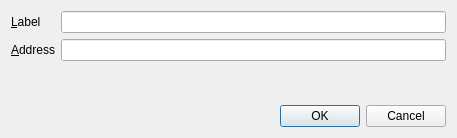
<?xml version="1.0" encoding="UTF-8"?>
<ui version="4.0">
 <class>EditAddressDialog</class>
 <widget class="QDialog" name="EditAddressDialog">
  <property name="geometry">
   <rect>
    <x>0</x>
    <y>0</y>
    <width>457</width>
    <height>138</height>
   </rect>
  </property>
  <property name="windowTitle">
   <string>Edit Address</string>
  </property>
  <layout class="QVBoxLayout" name="verticalLayout">
   <item>
    <layout class="QFormLayout" name="formLayout">
     <property name="fieldGrowthPolicy">
      <enum>QFormLayout::AllNonFixedFieldsGrow</enum>
     </property>
     <item row="0" column="0">
      <widget class="QLabel" name="label">
       <property name="text">
        <string>&amp;Label</string>
       </property>
       <property name="buddy">
        <cstring>labelEdit</cstring>
       </property>
      </widget>
     </item>
     <item row="0" column="1">
      <widget class="QLineEdit" name="labelEdit">
       <property name="toolTip">
        <string>The label associated with this address list entry</string>
       </property>
      </widget>
     </item>
     <item row="1" column="0">
      <widget class="QLabel" name="label_2">
       <property name="text">
        <string>&amp;Address</string>
       </property>
       <property name="buddy">
        <cstring>addressEdit</cstring>
       </property>
      </widget>
     </item>
     <item row="1" column="1">
      <widget class="QValidatedLineEdit" name="addressEdit">
       <property name="toolTip">
        <string>The address associated with this address list entry. This can only be modified for sending addresses.</string>
       </property>
      </widget>
     </item>
     <item row="2" column="1">
      <widget class="QLabel" name="errorMessage">
       <property name="styleSheet">
        <string notr="true">color:red;</string>
       </property>
       <property name="text">
        <string/>
       </property>
      </widget>
     </item>
    </layout>
   </item>
   <item>
    <widget class="QDialogButtonBox" name="buttonBox">
     <property name="orientation">
      <enum>Qt::Horizontal</enum>
     </property>
     <property name="standardButtons">
      <set>QDialogButtonBox::Cancel|QDialogButtonBox::Ok</set>
     </property>
    </widget>
   </item>
  </layout>
 </widget>
 <customwidgets>
  <customwidget>
   <class>QValidatedLineEdit</class>
   <extends>QLineEdit</extends>
   <header>qt/qvalidatedlineedit.h</header>
  </customwidget>
 </customwidgets>
 <resources/>
 <connections>
  <connection>
   <sender>buttonBox</sender>
   <signal>accepted()</signal>
   <receiver>EditAddressDialog</receiver>
   <slot>accept()</slot>
   <hints>
    <hint type="sourcelabel">
     <x>20</x>
     <y>20</y>
    </hint>
    <hint type="destinationlabel">
     <x>20</x>
     <y>20</y>
    </hint>
   </hints>
  </connection>
  <connection>
   <sender>buttonBox</sender>
   <signal>rejected()</signal>
   <receiver>EditAddressDialog</receiver>
   <slot>reject()</slot>
   <hints>
    <hint type="sourcelabel">
     <x>20</x>
     <y>20</y>
    </hint>
    <hint type="destinationlabel">
     <x>20</x>
     <y>20</y>
    </hint>
   </hints>
  </connection>
 </connections>
</ui>
